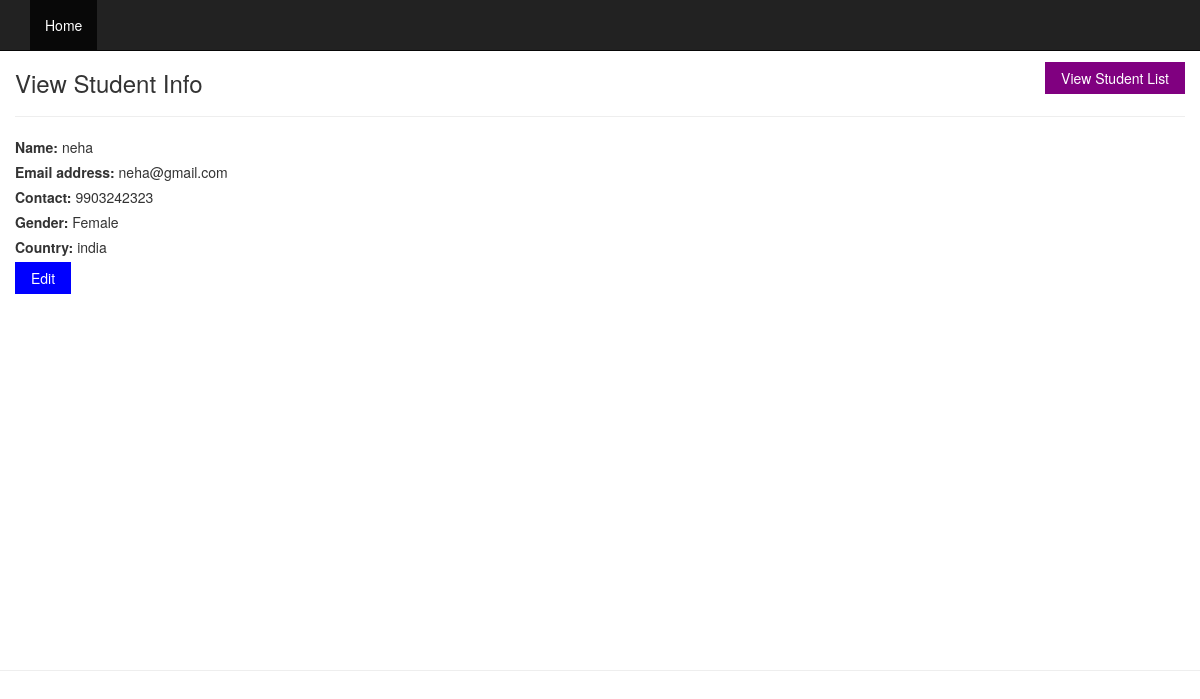
Screenshot of /read-student-info.php?id=28 with the database file from the repository.
### tables this page shows
CREATE TABLE `students` (
  `student_id` int(11) NOT NULL,
  `student_name` varchar(100) NOT NULL,
  `email_address` varchar(100) NOT NULL,
  `contact` varchar(30) NOT NULL,
  `gender` varchar(15) NOT NULL,
  `country` varchar(50) NOT NULL,
  `datetime` datetime NOT NULL DEFAULT current_timestamp()
);

### class/student.php (called while the page is built, shortened)
<?php
class Student
{
    private $conn;
    function __construct() {
    $servername = "localhost";
    $dbname = "crud";
    $username = "root";
    $password = "";
    $conn = new mysqli($servername, $username, $password, $dbname);
      if ($conn->connect_error) {
        die("Connection failed: " . $conn->connect_error);
       }else{
        $this->conn=$conn;
       }
    }
    public function view_student_by_student_id($id){
       if(isset($id)){
       $student_id= mysqli_real_escape_string($this->conn,trim($id));
       $sql="Select * from students where student_id='$student_id'";
       $result=  $this->conn->query($sql);
        return $result->fetch_assoc();
       }
    }
}
?>

### read-student-info.php (the view)
<?php
 include 'header.php';
 if(isset($_GET['id'])){
  $student_info=$student_obj->view_student_by_student_id($_GET['id']);
 }else{
  header('Location: index.php');
 }
 ?>
<div class="container " >
  <div class="row content">
             <a  href="index.php"  class="button button-purple mt-12 pull-right">View Student List</a>
 <h3>View Student Info</h3>
     <hr/>
    <label >Name:</label>
   <?php  if(isset($student_info['student_name'])){echo $student_info['student_name']; }?>
<br/>
    <label>Email address:</label>
  <?php  if(isset($student_info['email_address'])){echo $student_info['email_address'];} ?>
    <br/>
    <label >Contact:</label>
      <?php  if(isset($student_info['contact'])){echo $student_info['contact'];} ?>
    <br/>
  <label >Gender:</label>
   <?php  if(isset($student_info['gender'])){echo $student_info['gender'];} ?>
  <br/>
    <label >Country:</label>
      <?php  if(isset($student_info['country'])){echo $student_info['country'];} ?>
    <br/>
    <a href="<?php echo 'update-student-info.php?id='.$student_info["student_id"] ?>" class="button button-blue">Edit</a>
  </div>
</div>
<hr/>
</body>
</html>

### style.css (style rules this page uses)
body { padding-top: 50px; }
.row.content { min-height:600px }
.button { border: none; color: white; padding: 6px 16px; text-align: center; text-decoration: none; display: inline-block; font-size: 14px; cursor: pointer; }
.button-blue { background-color: #0000FF; }
.button-purple { background-color: purple; }
.mt-12 { margin-top: 12px; }

### rows the page displays
students: student_name "neha", email_address "neha@gmail.com", contact "9903242323", gender "Female", country "india"
